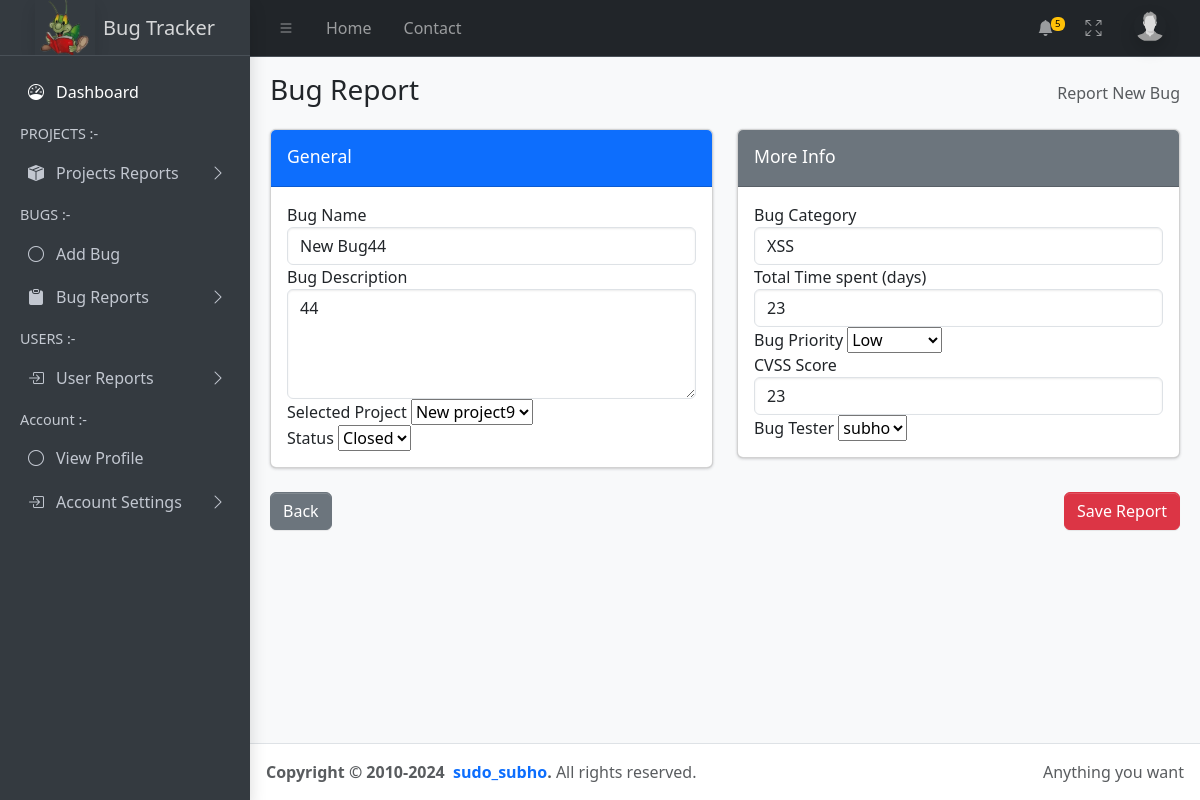
/bug/1/edit/ (signed in), run on the app's committed database.
### core/models.py (models this page shows, shortened)
class UserProfile(models.Model):
    ROLE_CHOICES = (
        ('Admin', 'Admin'),
        ('Developer', 'Developer'),
        ('Tester', 'Tester'),
    )
    id = models.IntegerField(primary_key=True)
    user = models.OneToOneField(User, on_delete=models.CASCADE, unique=True)
    email = models.EmailField()
    full_name = models.CharField(max_length=100)
    userrole = models.CharField(max_length=20, choices=ROLE_CHOICES)
    address = models.CharField(max_length=100, default="Internet")
    mobile = models.IntegerField(default="0")
    profile_pic = models.ImageField(upload_to='profile_pics/', default='profile_pics/default2.png')

class Bug(models.Model):
    STATUS_CHOICES = [
        ('open', 'Open'),
        ('closed', 'Closed'),
    ]
    PRIORITY_CHOICES = [
        ('low', 'Low'),
        ('medium', 'Medium'),
        ('high', 'High'),
        ('very high', 'Very High'),
    ]
    id = models.IntegerField(primary_key=True)
    bug_name = models.CharField(max_length=255)
    bug_description = models.TextField(max_length=1000)
    selected_project = models.ForeignKey(Project, on_delete=models.CASCADE)
    status = models.CharField(max_length=6, choices=STATUS_CHOICES, default='open')
    tester = models.ForeignKey(
        UserProfile,
        limit_choices_to={'userrole': 'Tester'},
        on_delete=models.SET_NULL,
        null=True,
        blank=True
    )
    bug_category = models.CharField(max_length=100, default="Others")
    total_time_spend = models.PositiveIntegerField(help_text="Enter the time spend duration in days")
    bug_priority = models.CharField(max_length=10, choices=PRIORITY_CHOICES ,default='low')
    cvss_score = models.PositiveIntegerField()
    creation_date = models.DateTimeField(auto_now_add=True)

class Project(models.Model):
    STATUS_CHOICES = [
        ('open', 'Open'),
        ('closed', 'Closed'),
    ]
    id = models.IntegerField(primary_key=True)
    project_name = models.CharField(max_length=255)
    project_description = models.TextField()
    status = models.CharField(max_length=6, choices=STATUS_CHOICES, default='Open')
    client_company = models.CharField(max_length=255)
    project_leader = models.ForeignKey(
        UserProfile,
        limit_choices_to={'userrole': 'Developer'},
        on_delete=models.SET_NULL,
        null=True,
        blank=True
    )
    estimated_project_duration = models.PositiveIntegerField(help_text="Enter the estimated duration in days")
    project_location = models.CharField(max_length=50, default="Unknown")
    creation_date = models.DateTimeField(auto_now_add=True)

### core/views.py (the view, shortened to what this page needs)
# urls.py: path('bug/<int:bug_id>/edit/', views.edit_bug, name='edit_bug'),
def edit_bug(request, bug_id):
    if not request.user.is_authenticated:
        return redirect('login')
    bug = get_object_or_404(Bug, pk=bug_id)
    notifications = Notification.objects.filter(user=request.user).order_by('-created_at')[:5]
    if not request.user.is_superuser and bug.tester.user != request.user and bug.selected_project.project_leader.user != request.user:
            return redirect('dashboard')
    projects = Project.objects.all()
    testers = UserProfile.objects.filter(userrole='Tester')
    if request.user == bug.selected_project.project_leader.user:
        return render(request, 'edit_bug2.html', {'bug': bug, 'projects': projects, 'testers': testers, 'notifications':notifications,})
    else:
        return render(request, 'edit_bug.html', {'bug': bug, 'projects': projects, 'testers': testers, 'notifications':notifications,})

### templates/edit_bug.html (shortened to what this page needs)
<!DOCTYPE html>
{% load static %}
<html lang="en">
<head>
    <link rel="stylesheet" href="https://cdn.jsdelivr.net/npm/@fontsource/source-sans-3@5.0.12/index.css"
>
    <link rel="stylesheet" href="https://cdn.jsdelivr.net/npm/overlayscrollbars@2.3.0/styles/overlayscrollbars.min.css"
>
    <link rel="stylesheet" href="https://cdn.jsdelivr.net/npm/bootstrap-icons@1.11.0/font/bootstrap-icons.min.css"
>
    <link rel="stylesheet" href="{% static '/dist/css/adminlte.css' %}">
    <link rel="stylesheet" href="https://cdn.jsdelivr.net/npm/apexcharts@3.37.1/dist/apexcharts.css"
>
    <link rel="stylesheet" href="https://cdn.jsdelivr.net/npm/jsvectormap@1.5.3/dist/css/jsvectormap.min.css"
>
</head>
<body class="layout-fixed sidebar-expand-lg bg-body-tertiary">
    <div class="app-wrapper">
        <nav class="app-header navbar navbar-expand bg-body" data-bs-theme="dark">
            <div class="container-fluid">
                <ul class="navbar-nav">
                    <li class="nav-item"> <a class="nav-link" data-lte-toggle="sidebar" href="#" role="button"> <i class="bi bi-list"></i> </a> </li>
                    <li class="nav-item d-none d-md-block"> <a href="{% url 'dashboard' %}" class="nav-link">Home</a> </li>
                    <li class="nav-item d-none d-md-block"> <a href="{% url 'contact' %}" class="nav-link">Contact</a> </li>
                </ul>
                <ul class="navbar-nav ms-auto">
                    <li class="nav-item dropdown"> <a class="nav-link" data-bs-toggle="dropdown" href="#"> <i class="bi bi-bell-fill"></i> <span class="navbar-badge badge text-bg-warning">5</span> </a>
                    </li>
                    <li class="nav-item"> <a class="nav-link" href="#" data-lte-toggle="fullscreen"> <i data-lte-icon="maximize" class="bi bi-arrows-fullscreen"></i> </a> </li>
                    <li class="nav-item dropdown user-menu"> <a href="#" class="nav-link dropdown-toggle" data-bs-toggle="dropdown"> <img src="{{ request.user.userprofile.profile_pic.url }}" class="user-image rounded-circle shadow" alt="User Image">  </a>
                    </li>
                </ul>
            </div>
        </nav>
        <aside class="app-sidebar bg-body-secondary shadow" data-bs-theme="dark">
            <div class="sidebar-brand"> <a href="{% url 'dashboard' %}" class="brand-link"> <img src="{% static 'dist/assets/img/happy-green-bug-01-reading-book1.png' %}" style="max-height: 60px;" alt="AdminLTE Logo" class="brand-image opacity-75 shadow"> <span class="brand-text fw-light">Bug Tracker</span> </a> </div>
            <div class="sidebar-wrapper">
                <nav class="mt-2">
                    <ul class="nav sidebar-menu flex-column" data-lte-toggle="treeview" role="menu" data-accordion="false">
                        <li class="nav-item menu-open"> <a href="{% url 'dashboard' %}" class="nav-link active"> <i class="nav-icon bi bi-speedometer"></i>
                                <p>
                                    Dashboard
                                </p>
                            </a>
                        </li>
                        <li class="nav-header">PROJECTS :-</li>
                        <li class="nav-item"> <a href="#" class="nav-link"> <i class="nav-icon bi bi-box-seam-fill"></i>
                                <p>
                                    Projects Reports
                                </p>
                            </a>
                        </li>
                        <li class="nav-header">BUGS :-</li>
                        {% if request.user.userprofile.userrole == "Tester" or request.user.is_superuser %}
                        <li class="nav-item"> <a href="{% url 'add_bug' %}" class="nav-link"> <i class="nav-icon bi bi-circle"></i>
                            <p>Add Bug</p>
                        </a> </li>
                        {% endif %}
                        <li class="nav-item"> <a href="#" class="nav-link"> <i class="nav-icon bi bi-clipboard-fill"></i>
                                <p>
                                    Bug Reports
                                </p>
                            </a>
                        </li>
                        <li class="nav-header">USERS :-</li>
                        <li class="nav-item"> <a href="#" class="nav-link"> <i class="nav-icon bi bi-box-arrow-in-right"></i>
                                <p>
                                    User Reports
                                </p>
                            </a>
                        </li>
                        <li class="nav-header">Account :-</li>
                        <li class="nav-item"> <a href="/profile/{{request.user.userprofile.id}}" class="nav-link"> <i class="nav-icon bi bi-circle"></i>
                            <p>View Profile</p>
                        </a> </li>
                        <li class="nav-item"> <a href="#" class="nav-link"> <i class="nav-icon bi bi-box-arrow-in-right"></i>
                                <p>
                                    Account Settings
                                </p>
                            </a>
                        </li>
                </nav>
            </div>
        </aside>
        <main class="app-main">
            <div class="app-content-header">
                <div class="container-fluid">
                    <div class="row">
                        <div class="col-sm-6">
                            <h3 class="mb-0">Bug Report</h3>
                        </div>
                        <div class="col-sm-6">
                            <ol class="breadcrumb float-sm-end">
                                <li class="breadcrumb-item active" aria-current="page">
                                    Report New Bug
                                </li>
                            </ol>
                        </div>
                    </div>
                </div>
            </div>
        <form method="post">
            <div class="app-content">
                <div class="container-fluid">
                    <div class="row">
                        <div class="col-md-6">
                            <div class="card card-primary">
                                <div class="card-header">
                                    <h3 class="card-title">General</h3>
                                    <div class="card-tools">
                                        <button type="button" class="btn btn-tool" data-card-widget="collapse"
                                            title="Collapse">
                                        </button>
                                    </div>
                                </div>
                                <div class="card-body">
                                    <div class="form-group">
                                        <label for="inputName">Bug Name</label>
                                        <input type="text" id="inputName" name="bug_name" class="form-control" value="{{ bug.bug_name }}" required>
                                    </div>
                                    <div class="form-group">
                                        <label for="inputDescription">Bug Description</label>
                                        <textarea id="inputDescription" name="bug_description" class="form-control" rows="4" required>{{ bug.bug_description }}</textarea>
                                    </div>
                                    <div class="form-group">
                                        <label for="inputStatus">Selected Project</label>
                                        <select id="selected_project" name="selected_project" required>
                                            {% for project in projects %}
                                                <option value="{{ project.id }}" {% if bug.selected_project.id == project.id %}selected{% endif %}>
                                                    {{ project.project_name }}
                                                </option>
                                            {% endfor %}
                                        </select>
                                    </div>
                                    <div class="form-group">
                                        <label for="inputStatus">Status</label>
                                        <select id="status" name="status" required>
                                            <option value="closed" {% if bug.status == 'closed' %}selected{% endif %}>Closed</option>
                                        </select>
                                    </div>
                                </div>
                            </div>
                        </div>
                        <div class="col-md-6">
                            <div class="card card-secondary">
                                <div class="card-header">
                                    <h3 class="card-title">More Info</h3>
                                    <div class="card-tools">
                                        <button type="button" class="btn btn-tool" data-card-widget="collapse"
                                            title="Collapse">
                                        </button>
                                    </div>
                                </div>
                                <div class="card-body">
                                    <div class="form-group">
                                        <label for="inputStatus">Bug Category</label>
                                        <select id="bugCategory" name="bug_category" class="form-control custom-select">
                                            <option value="XSS" {% if bug.bug_category == 'XSS' %}selected{% endif %}>XSS</option>
                                        </select>
                                    </div>
                                    <div class="form-group">
                                        <label for="inputSpentBudget">Total Time spent (days)</label>
                                        <input type="number" name="total_time_spent" id="inputSpentBudget" class="form-control" value="{{ bug.total_time_spend }}" required>
                                    </div>
                                    <div class="form-group">
                                        <label for="inputStatus">Bug Priority</label>
                                        <select id="bug_priority" name="bug_priority" required>
                                            <option value="low" {% if bug.bug_priority == 'low' %}selected{% endif %}>Low</option>
                                        </select>
                                    </div>
                                    <div class="form-group">
                                        <label for="inputSpentBudget">CVSS Score</label>
                                        <input type="number" name="cvss_score" id="inputSpentBudget" class="form-control" value="{{ bug.cvss_score }}" required>
                                    </div>
                                    <div class="form-group">
                                        <label for="inputStatus">Bug Tester</label>
                                        <select id="tester" name="tester" required>
                                            {% for tester in testers %}
                                                <option value="{{ tester.id }}" {% if bug.tester.id == tester.id %}selected{% endif %}>
                                                    {{ tester.user.username }}
                                                </option>
                                            {% endfor %}
                                        </select>
                                    </div>
                                </div>
                            </div>
                        </div>
                    </div>
                    <br>
                    <div class="row">
                        <div class="col-12">
                            <button class="btn btn-secondary" onclick="goBack()">Back</button>
                            <input type="submit" value="Save Report" class="btn btn-danger float-right" style="float: right;">
                        </div>
                    </div>
                </div>
            </div>
        </form>
        </main>
        <footer class="app-footer">
            <div class="float-end d-none d-sm-inline">Anything you want</div>
             <strong>
                Copyright &copy; 2010-2024&nbsp;
                <a href="https://github.com/sudo-subho" class="text-decoration-none">sudo_subho</a>.
            </strong>
            All rights reserved.
        </footer>
    </div>
</body>
</html>

### templates/edit_bug.html (style rules this page uses)
html { -ms-overflow-style: none; scrollbar-width: none; }

### data on the page
Bug: bug_name "New Bug44", bug_description "44", selected_project "New project9", status "Closed", bug_category "XSS", total_time_spent "23", bug_priority "Low", cvss_score "23", tester "subho"
